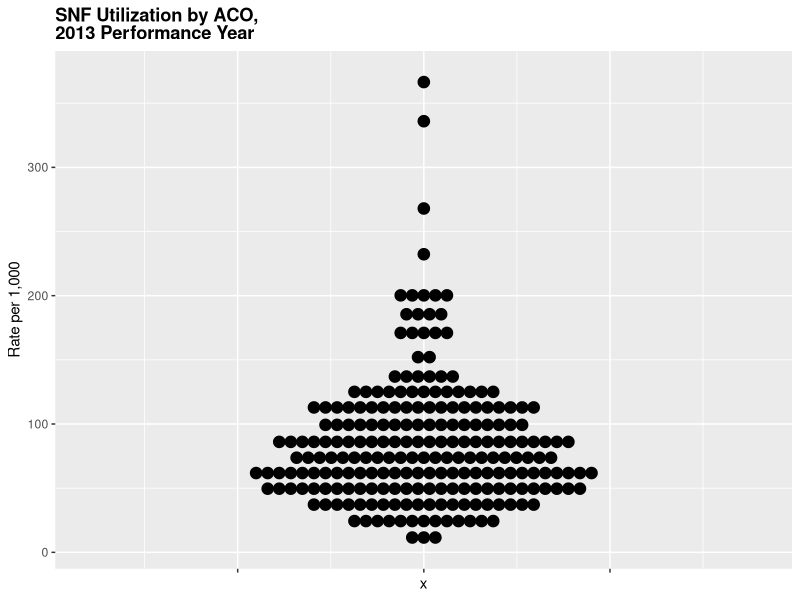
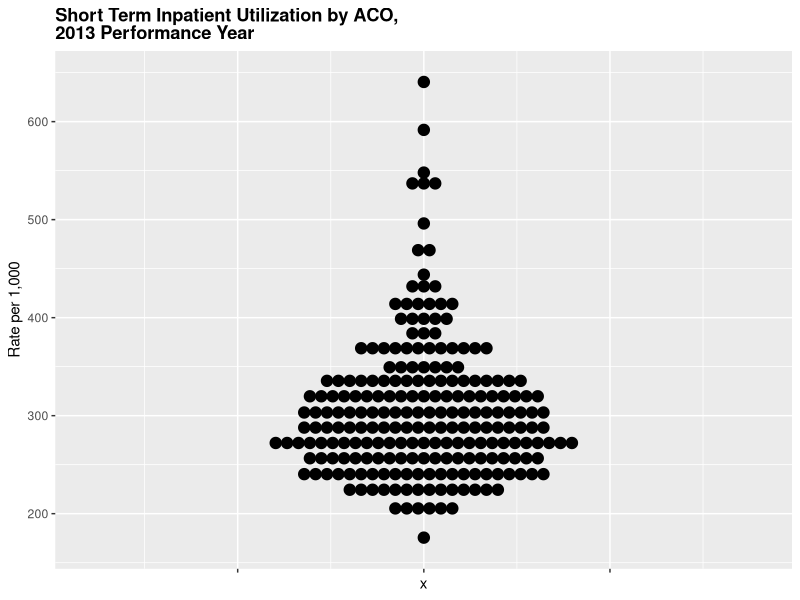

Reproduce these figures in R, in order.
# This file shows an example of how to great "Turnip Graphs" using ggplot
# Example of an Turnip Graph: http://www.dartmouthatlas.org/data/topic/topic.aspx?cat=22
# More information is available: http://docs.ggplot2.org/0.9.3/geom_dotplot.html
library(ggplot2)

# Load a sample data file on MSSP ACOs
# Downloaded from: https://www.cms.gov/Research-Statistics-Data-and-Systems/Downloadable-Public-Use-Files/SSPACO/Overview.html
setwd("/Users/sjs/Dropbox/dev/git/experiments/turnipgraphs/")
aco <-read.csv("./Final.ACO.SSP.PUF.Y2013.csv")

# This function sets up turnip charts with standard formatting. Following links have references
# http://stackoverflow.com/questions/5106782/use-of-ggplot-within-another-function-in-r
# http://stackoverflow.com/questions/15458526/r-pass-variable-column-indices-to-ggplot2
drawTurnipGraph <- function(input.data,  y_string, title) {
  ggplot(aco, aes_string(x = "1", y = y_string)) +
    geom_dotplot(binaxis = "y", stackdir = "center", dotsize=0.75) + 
    ggtitle(title) + 
    theme(plot.title = element_text(lineheight=.8, face="bold")) + 
    labs(y = "Rate per 1,000") + 
    theme(axis.text.x = element_blank())
}

# Example outputs
drawTurnipGraph(aco, "P_SNF_ADM", "SNF Utilization by ACO, \n2013 Performance Year")
drawTurnipGraph(aco, "ADM_S_Trm", "Short Term Inpatient Utilization by ACO, \n2013 Performance Year")